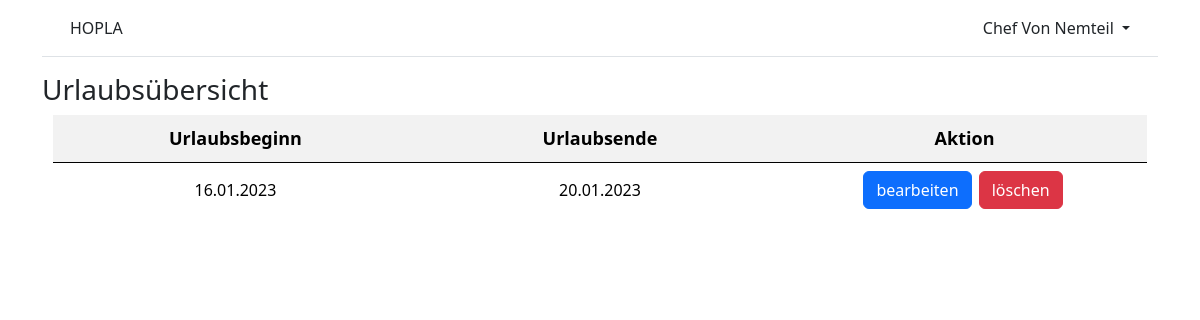
Screenshot of /vacations/overview/ (signed in) with the database file from the repository.
### accounts/models.py (models this page shows)
class Employee(AbstractUser):
    reg_num = models.PositiveIntegerField(null=True, blank=True)
    supervisor = models.ForeignKey(
        'self',
        on_delete=models.CASCADE,
        null=True,
        blank=True,
    )
    team = models.ForeignKey(
        "Team",
        on_delete=models.CASCADE,
        null=False,
        blank=False,
    )
    class Role(models.TextChoices):
        HODEP = ("HODep", "head of department")
        HODIV = ("HODiv", "head of division")
        HOT = ("HOT", "head of team")
        EMP = ("Emp", "employee")
    role = models.CharField(
        max_length=5,
        choices=Role.choices,
        default="Emp",
    )

### vacations/models.py (models this page shows, shortened)
class Vacation(models.Model):
    start_date = models.DateField(default=timezone.now)
    end_date = models.DateField(default=timezone.now)
    user = models.ForeignKey(
        settings.AUTH_USER_MODEL,
        on_delete=models.CASCADE,
    )

### vacations/views.py (the view)
# urls.py: path("overview/", VacationsOverviewView.as_view(), name='vacations_overview'),
class VacationsOverviewView(LoginRequiredMixin, TemplateView):
    template_name = "vacations_overview.html"
    def get_context_data(self, **kwargs):
        context = super().get_context_data(**kwargs)
        context['vacations'] = Vacation.objects.all()
        return context

### templates/vacations_overview.html (shortened to what this page needs)
{% extends "base.html" %}
{% block content %}
{% if user.is_authenticated %}
    <h3>Urlaubsübersicht</h3>
    <table class="infolist table table-striped">
        <tr>
            <th>Urlaubsbeginn</th>
            <th>Urlaubsende</th>
            <th>Aktion</th>
        </tr>
        {% for vacation in vacations %}
            {% if vacation.user.id == user.id %}
            <tr>
                <td>{{ vacation.start_date|date:"d.m.Y" }}</td>
                <td>{{ vacation.end_date|date:"d.m.Y" }}</td>
                <td><a class="btn btn-primary" href="/vacations/edit/{{ vacation.pk }}">bearbeiten</a>
                    <a class="btn btn-danger" href="/vacations/delete/{{ vacation.pk }}">löschen</a></td>
            </tr>
            {% endif %}
        {% endfor %}
    </table>
{% else %}
  <p>Sie sind nicht eingeloggt.</p>
  <a href="{% url 'login' %}">Log In</a> |
  <a href="{% url 'signup' %}">Sign Up</a>
{% endif %}
{% endblock content %}

### templates/base.html (shortened to what this page needs)
<!DOCTYPE html>
{% load static %}
<html>
<head>
  {% load bootstrap5 %}
  {% bootstrap_css %}
  <link rel="stylesheet" href="{% static 'css/base.css' %}">
</head>
<body>
<div class="container">
  <header class="p-3 mb-3 border-bottom">
    <div class="container">
      <div class="d-flex flex-wrap align-items-center justify-content-center justify-content-lg-start">
        <a class="navbar-brand" href="{% url 'home' %}">HOPLA</a>
        {% if user.is_authenticated %}
        <div class="dropdown text-end">
          <a href="#" class="d-block link-dark text-decoration-none dropdown-toggle"
            id="dropdownUser1" data-bs-toggle="dropdown" aria-expanded="false">
            {{ user.first_name }} {{ user.last_name }}
          </a>
        </div>
        {% else %}
        <div class="text-end">
          <a href="{% url 'login' %}" class="btn btn-outline-primary me-2">
            Log In</a>
          <a href="{% url 'signup' %}" class="btn btn-primary">Sign Up</a>
        </div>
        {% endif %}
      </div>
    </div>
  </header>
  <main>
    {% block content %}
    {% endblock content %}
  </main>
</div>
</body>
</html>

### static/css/base.css (style rules this page uses)
.infolist { width: 98%; height: 98%; margin: auto; font-size: 13px; border: 0; }
.infolist tr, .infolist td { border: 0; }
.infolist th { padding: 10px; text-align: center; font-size: 18px; }
.infolist td { vertical-align: middle; text-align: center; width: 200px; height: 50px; font-size: 16px; }
.btn { outline: none; box-shadow: 0 0 0 0; margin-right: 3px; }

### rows the page displays
Employee: first_name "Chef", last_name "Von Nemteil"
Vacation: start_date "16.01.2023", end_date "20.01.2023"
